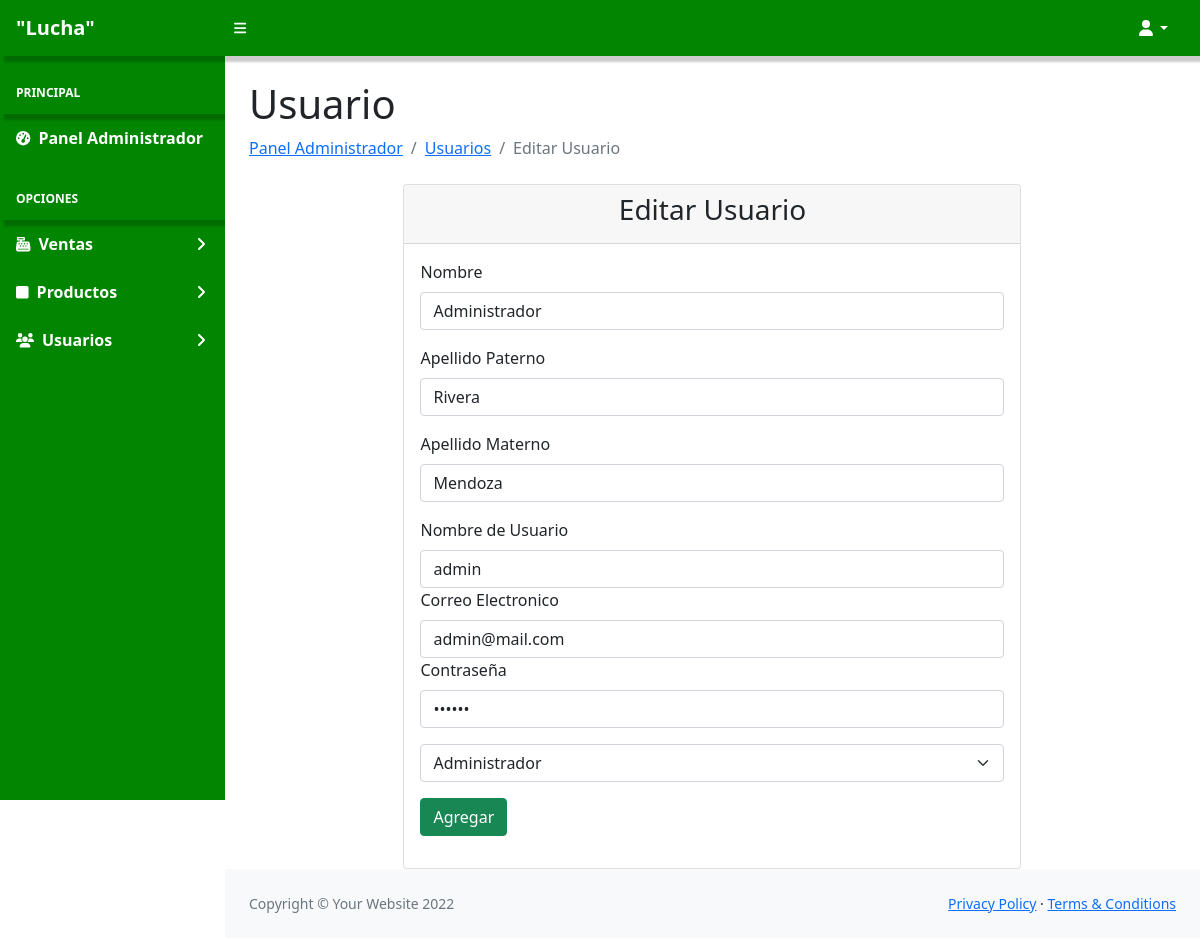
Page /PanelAdministrador/edit_user.php?iduser=1 (signed in) on the committed database.
### tables this page shows
CREATE TABLE IF NOT EXISTS `usuarios` (
  `id_usuario` int(11) NOT NULL AUTO_INCREMENT,
  `nombre` varchar(100) NOT NULL DEFAULT 'Desconocido',
  `ap_pat` varchar(100) NOT NULL DEFAULT 'Desconocido',
  `ap_mat` varchar(100) NOT NULL DEFAULT 'Desconocido',
  `user_name` varchar(100) NOT NULL DEFAULT 'Desconocido',
  `email` varchar(150) NOT NULL DEFAULT 'Desconocido',
  `password` varchar(100) NOT NULL DEFAULT 'Desconocido',
  `user_rol` int(11) NOT NULL DEFAULT '2',
  `is_active` varchar(1) DEFAULT '1',
  PRIMARY KEY (`id_usuario`),
  KEY `rol` (`user_rol`),
  CONSTRAINT `rol` FOREIGN KEY (`user_rol`) REFERENCES `rol` (`id_rol`) ON DELETE CASCADE ON UPDATE CASCADE
);

### PanelAdministrador/edit_user.php (the view, shortened to what this page needs)
<?php
    include 'templates/navbar.php';
    include "../config/bd.php";
?>
<div id="layoutSidenav">
<div id="layoutSidenav_nav">
<?php
    include 'templates/menulateral.php';
?>
</div>
<div id="layoutSidenav_content">
<main>
    <?php
    $query = "SELECT u.id_usuario, u.nombre,u.ap_pat,u.ap_mat, u.user_name, u.email,r.id_rol, r.nombre_rol, u.password
    FROM usuarios AS u INNER JOIN rol AS r ON u.user_rol=r.id_rol
    WHERE u.is_active='1' AND u.id_usuario=\"$_GET[iduser]\"";
    $result = $connect->query($query);
    ?>
    <?php
    $data=$result->fetch_assoc();
    ?>
    <div class="container-fluid px-4">
        <h1 class="mt-4">Usuario</h1>
        <ol class="breadcrumb mb-4">
            <li class="breadcrumb-item"><a href="index.php">Panel Administrador</a></li>
            <li class="breadcrumb-item"><a href="tables_users.php">Usuarios</a></li>
            <li class="breadcrumb-item active">Editar Usuario</li>
        </ol>
        <div class="card col-md-8 offset-md-2">
            <div class="card-header text-center">
                <h3>
                Editar Usuario
                </h3>
            </div>
            <div class="card-body">
                <form method="POST" id="formEditUser">
                    <div class="mb-3">
                        <label for="userNamePila" class="form-label">Nombre</label>
                        <input type="text" class="form-control" id="userNamePila" name="userNamePila" require placeholder="Nombre del Usuario" value="<?php echo $data['nombre'];?>">
                    </div>
                    <div class="mb-3">
                        <label for="aptpat" class="form-label">Apellido Paterno</label>
                        <input type="text" class="form-control" id="aptpat" name="aptpat" require placeholder="Apellido Paterno" value="<?php echo $data['ap_pat'];?>">
                    </div>
                    <div class="mb-3">
                        <label for="aptmat" class="form-label">Apellido Materno</label>
                        <input type="text" class="form-control" id="aptmat" name="aptmat" require placeholder="Apellido Materno" value="<?php echo $data['ap_mat'];?>">
                    </div>
                    <div class="mb-3">
                        <label for="userName" class="form-label">Nombre de Usuario</label>
                        <input type="text" class="form-control" id="userName" name="userName" require placeholder="Nombre de Usuario" value="<?php echo $data['user_name'];?>">
                        <label for="useremail" class="form-label">Correo Electronico</label>
                        <input type="email" class="form-control" id="useremail" name="useremail"require placeholder="Correo Electronico" value="<?php echo $data['email'];?>">
                        <label for="userpass" class="form-label">Contraseña</label>
                        <input type="password" class="form-control" id="userpass" name="userpass"require placeholder="Contraseña" value="<?php echo $data['password'];?>">
                    </div>
                    <div class="mb-3">
                        <select class="form-select" aria-label="Default select example" require name="selectrol">
                            <?php
                                $querycat = "SELECT * FROM rol";
                                $roles = $connect->query($querycat);
                                while ($rol = $roles->fetch_array())
                                {
                                    if($data['id_rol']== $rol['id_rol'])
                                    {
                            ?>
                                <option selected value="<?php echo $rol['id_rol']?>"><?php echo $rol['nombre_rol']?></option>
                            <?php
                                    }
                                    else
                                    {
                            ?>
                                <option value="<?php echo $rol['id_rol']?>"><?php echo $rol['nombre_rol']?></option>
                            <?php
                                    }
                                }
                            ?>
                        </select>
                    </div>
                    <div class="mb-3">
                        <a class="btn btn-success" type="submit"onclick="editUser()">Agregar</a>
                    </div>
                </form>
            </div>
        </div>
    </div>
</main>
<?php
    include 'templates/footer.php';
?>

### rows in the picture
usuarios: userNamePila "Administrador", aptpat "Rivera", aptmat "Mendoza", userName "admin", useremail "admin@mail.com"

### other values in the picture
form field selectrol "Administrador"
